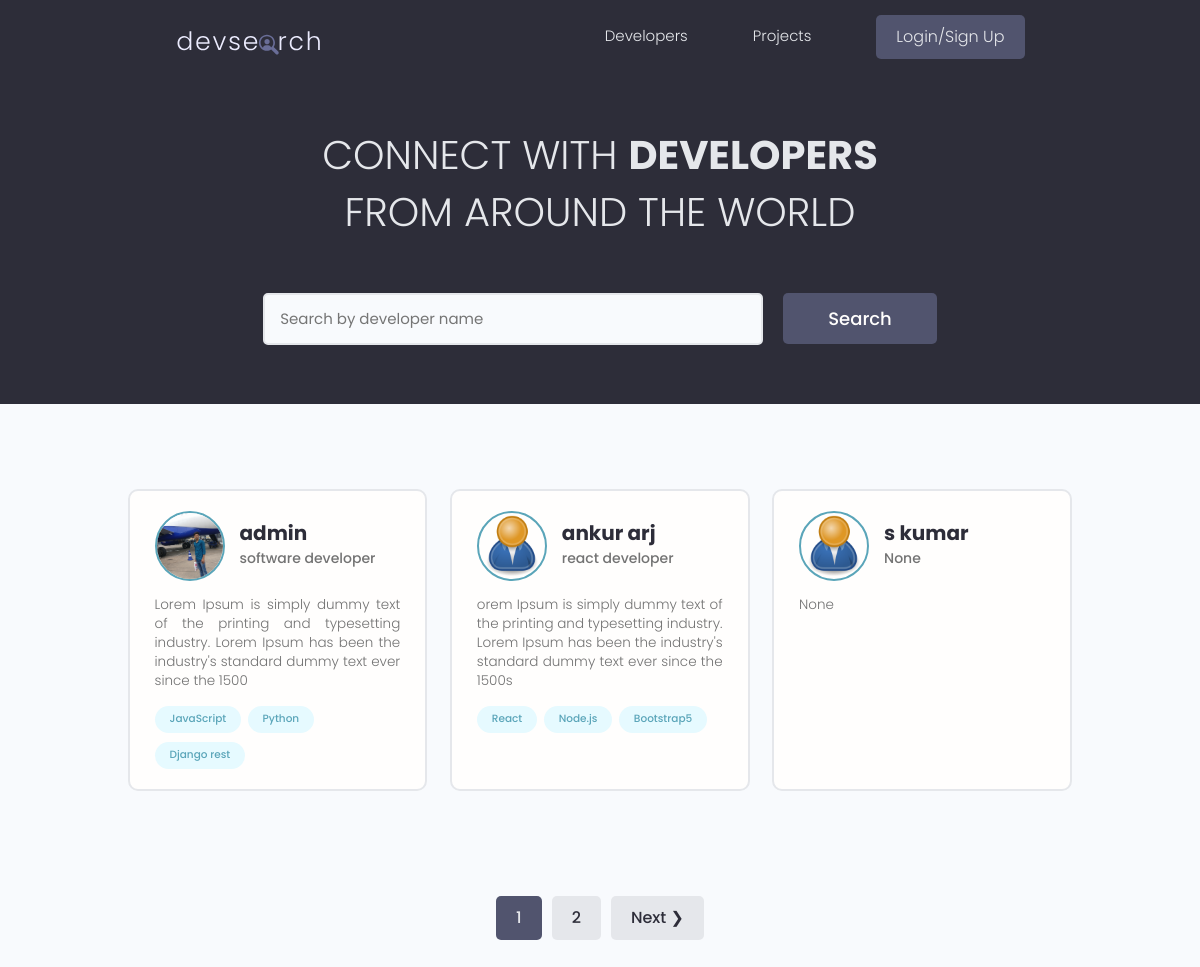
The page / on the database its author committed.
### users/models.py (models this page shows, shortened)
class Profile(models.Model):
    user = models.OneToOneField(User,on_delete=models.CASCADE,null=True,blank=True)
    name=models.CharField(max_length=200,blank=True,null=True)
    email=models.EmailField(max_length=500,blank=True,null=True)
    username=models.CharField(max_length=200,null=True,blank=True,editable=False)
    location=models.CharField(max_length=200,blank=True,null=True)
    short_intro=models.CharField(max_length=200,null=True,blank=True)
    bio=models.TextField(blank=True,null=True)
    profile_image=models.ImageField(null=True,blank=True,upload_to='profiles/',default='profiles/user-default.png')
    social_twitter = models.CharField(max_length=200,blank=True,null=True)
    social_linkedin = models.CharField(max_length=200,blank=True,null=True)
    social_github = models.CharField(max_length=200,blank=True,null=True)
    social_website = models.CharField(max_length=200,blank=True,null=True)
    created=models.DateTimeField(auto_now_add=True)
    id=models.UUIDField(default=uuid.uuid4,unique=True,primary_key=True,editable=False)
    def imageURL(self):
        try:
            url=self.profile_image.url
        except:
            url='http://127.0.0.1:8000/images/profiles/user-default.png'
        return url
    class Meta:
        ordering=['name']

class Skill(models.Model):
    owner=ForeignKey(Profile,on_delete=models.CASCADE,null=True,blank=True)
    name=models.CharField(max_length=200,blank=True,null=True)
    description=models.TextField(null=True,blank=True)
    created=models.DateTimeField(auto_now_add=True)
    id=models.UUIDField(default=uuid.uuid4,unique=True,primary_key=True,editable=False)

### users/views.py (the view)
# urls.py: path('',views.profiles,name='profiles'),
def profiles(request):
    profiles,search_query=searProfiles(request)
    profiles,page,custom_range=paginationProfiles(request,profiles)
    context={'profiles':profiles,'search_query':search_query,'page':page,'custom_range':custom_range}
    return render(request,'users/profiles.html',context)

### users/utils.py (called while the page is built)
def searProfiles(request):
    search_query=''
    if request.GET.get('search_query'):
        search_query=request.GET.get('search_query')
    profiles=Profile.objects.distinct().filter(Q(name__icontains=search_query) | Q(short_intro__icontains=search_query) | Q(skill__name__icontains=search_query))
    return profiles,search_query

def paginationProfiles(request,profiles):
    paginator=Paginator(profiles,3)
    page=request.GET.get('page',1)
    profiles=paginator.get_page(page)
    leftIndex=int(page)-4
    if leftIndex<1:
        leftIndex=1
    rightIndex=int(page)+5
    if rightIndex>paginator.num_pages:
        rightIndex=paginator.num_pages
    custom_range=range(leftIndex,rightIndex+1)
    return profiles,page,custom_range

### users/templates/users/profiles.html (shortened to what this page needs)
{% extends 'main.html' %}
{% block content %}
  <main class="home">
    <section class="hero-section text-center">
      <div class="container container--narrow">
        <div class="hero-section__box">
          <h2>CONNECT WITH <span>DEVELOPERS</span></h2>
          <h2>FROM AROUND THE WORLD</h2>
        </div>
        <div class="hero-section__search">
          <form id="searchForm" class="form" action="{% url 'profiles' %}" method="get">
            <div class="form__field">
              <input class="input input--text" id="formInput#search" type="text" name="search_query" value="{{search_query}}"
                placeholder="Search by developer name" />
            </div>
            <input class="btn btn--sub btn--lg" type="submit" value="Search" />
          </form>
        </div>
      </div>
    </section>
    <section class="devlist">
      <div class="container">
        <div class="grid grid--three">
            {% for profile in profiles %}
          <div class="column card">
            <div class="dev">
              <a href="{% url 'user-profile' profile.id %}" class="card__body">
                <div class="dev__profile">
                  <img class="avatar avatar--md" src="{{profile.imageURL}}" alt="image" />
                  <div class="dev__meta">
                    <h3>{{profile.name}}</h3>
                    <h5>{{profile.short_intro}}</h5>
                  </div>
                </div>
                <p class="dev__info">
                 {{profile.bio|slice:"150"}}
                </p>
                <div class="dev__skills">
                {% for skill in  profile.skill_set.all|slice:"5"  %}
                  <span class="tag tag--pill tag--main">
                    <small>{{skill.name}}</small>
                  </span>
                  {% endfor %}
                </div>
              </a>
            </div>
          </div>
          {% endfor %}
        </div>
      </div>
    </section>
 {% include 'pagination.html' with queryset=profiles custom_range=custom_range %}
  </main>
{% endblock content %}

### static/styles/app.css (style rules this page uses)
:root { --color-sub: #2d2d39; }
.btn--sub { background-color: var(--color-sub-light); }
.card { border: 2px solid var(--color-light); }
img { width: 100%; }
.hero-section { height: 40vh; display: flex; align-items: center; background-color: var(--color-sub); }
.hero-section__box { margin-bottom: 4rem; }
.hero-section__box > h2, .hero-section__box > h2 > span { font-size: 4rem; color: var(--color-light); line-height: 1.3; text-transform: uppercase; }
.hero-section__box > h2 { font-weight: 300; }
.hero-section__box > h2 > span { font-weight: 700; }
.hero-section__search > .form { display: flex; align-items: center; justify-content: center; gap: 2rem; }
.hero-section__search > .form input.input--text { width: 50rem; }
.devlist { margin-top: 8rem; }
.devlist .grid { align-items: stretch; }
.devlist .dev .dev__profile { display: flex; align-items: center; gap: 1.5rem; }
.devlist .dev .dev__meta h3 { color: var(--color-sub); font-size: 2rem; font-weight: 700; }
.devlist .dev .dev__meta h5 { color: var(--color-text); font-size: 1.4rem; font-weight: 500; }
.devlist .dev .dev__info { margin: 1.5rem 0; font-size: 1.35rem; line-height: 1.4; text-align: justify; }

### static/uikit/styles/modules/_variables.css (style rules this page uses)
:root { --color-main: #5aa5b9; --color-main-light: #e6faff; --color-sub: #3f4156; --color-sub-light: #51546e; --color-sub-lighter: #ededfd; --color-text: #737373; --color-gray: #8b8b8b; --color-light: #e5e7eb; --color-light-gray: #767676; --color-bg: #f8fafd; --color-white: #fffefd; --color-white-light: #f3f3f3; --color-success: #359e64; --color-success-bg: #def8e8; --color-error: #fc4b0b; --color-error-bg: #fff2ee; --font-base: 'Poppins', arial, helvetica, 'Segoe UI', roboto, ubuntu, sans-serif; --font-monospace: 'Fira Code', 'Courier New', courier, monospace; --font-regular: 300; --font-medium: 500; --font-bold: 700; --generic-shadow: 1px 1px 5px #00000010; --generic-transition: all 0.3s ease-in-out; }

### static/uikit/styles/modules/_base.css (style rules this page uses)
* { margin: 0; padding: 0; box-sizing: border-box; text-rendering: optimizeLegibility; color: inherit; font-size: inherit; }
html { font-size: 50%; }
@media only screen and (min-width: 480px) { html { font-size: 56.25%; } }
@media only screen and (min-width: 1200px) { html { font-size: 62.5%; } }
body { line-height: 1.6; font-weight: 400; font-size: 1.5rem; color: var(--color-text); background-color: var(--color-bg); min-height: 100vh; }

### static/uikit/styles/modules/_typography.css (style rules this page uses)
* { font-family: var(--font-base); }
h2 { font-size: 3.6rem; font-weight: var(--font-bold); }
h3 { font-size: 3.2rem; font-weight: var(--font-medium); }
h5 { font-size: 2.4rem; font-weight: var(--font-medium); }
h5, h6 { font-weight: var(--font-regular); }
p, span, strong { font-size: 1.6rem; color: var(--color-text); font-weight: var(--font-regular); }
a { padding-bottom: 2px; text-decoration: none; display: inline-block; color: var(--color-main); font-weight: var(--font-medium); }

### static/uikit/styles/modules/_utilities.css (style rules this page uses)
.container { width: 92%; max-width: 165rem; margin: 0 auto; box-sizing: border-box; }
.container--narrow { width: 92%; max-width: 120rem; }
@media screen and (min-width: 1000px) { .container { width: 90%; } }
@media screen and (min-width: 1000px) { .container--narrow { width: 85%; } }
@media screen and (min-width: 1200px) { .container { width: 80%; } }
@media screen and (min-width: 1200px) { .container--narrow { width: 72%; } }
.text-center { text-align: center; }

### static/uikit/styles/modules/_avatar.css (style rules this page uses)
.avatar { border-radius: 50%; border: 2px solid var(--color-main); object-fit: cover; }
.avatar--md { height: 7rem; width: 7rem; }

### static/uikit/styles/modules/_button.css (style rules this page uses)
.btn { display: inline-block; position: relative; cursor: pointer; background-color: var(--color-light); font-weight: var(--font-medium); color: var(--color-sub); text-decoration: none; padding: 1rem 2rem; border-radius: 0.5rem; border: none; width: -webkit-fit-content; width: -moz-fit-content; width: fit-content; height: -webkit-fit-content; height: -moz-fit-content; height: fit-content; font-size: 1.6rem; outline-width: 0; outline-color: transparent; -webkit-backface-visibility: hidden; backface-visibility: hidden; transition: all 0.3s ease-in-out; }
.btn--sub { background-color: var(--color-sub); color: var(--color-white); }
.btn--lg { font-size: 1.8rem; padding: 1.2rem 4.5rem; }

### static/uikit/styles/modules/_card.css (style rules this page uses)
.card { border-radius: 1rem; background-color: var(--color-white); border: 1.5px solid var(--color-light); width: auto; height: auto; margin-top: 0.5rem; margin-bottom: 0.5rem; overflow: hidden; }
.card__body, .card__header { padding: 2rem 2.5rem; }

### rows shown on the page
Profile: imageURL (picture), name "admin", short_intro "software developer", bio "Lorem Ipsum is simply dummy text of the printing and typesetting industry. Lorem Ipsum has been the industry's standard dummy text ever since the 1500"
Skill: name "JavaScript"
Skill: name "Python"
Skill: name "Django rest"
Profile: imageURL (placeholder picture), name "ankur arj", short_intro "react developer", bio "orem Ipsum is simply dummy text of the printing and typesetting industry. Lorem Ipsum has been the industry's standard dummy text ever since the 1500s"
Skill: name "React"
Skill: name "Node.js"
Skill: name "Bootstrap5"
Profile: imageURL (placeholder picture), name "s kumar", short_intro "None", bio "None"

### other values the page prints
{{ i }} "1"
{{ i }} "2"
